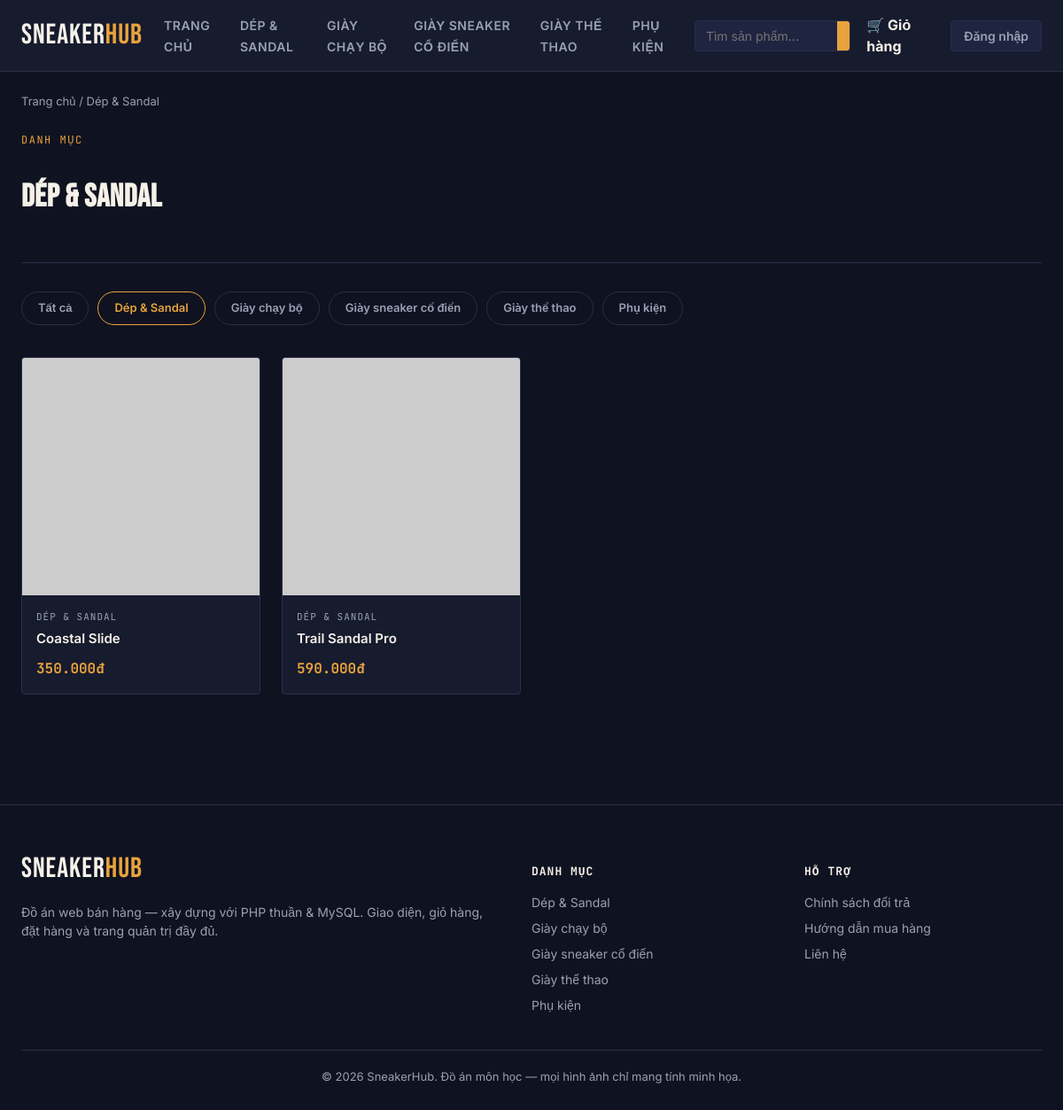
/category.php?slug=dep-sandal, run on the app's committed database.
### tables this page shows
CREATE TABLE categories (
    id INT AUTO_INCREMENT PRIMARY KEY,
    name VARCHAR(100) NOT NULL,
    slug VARCHAR(100) NOT NULL UNIQUE
);

CREATE TABLE products (
    id INT AUTO_INCREMENT PRIMARY KEY,
    category_id INT NOT NULL,
    name VARCHAR(200) NOT NULL,
    slug VARCHAR(200) NOT NULL UNIQUE,
    description TEXT,
    price DECIMAL(12,0) NOT NULL,
    sale_price DECIMAL(12,0) DEFAULT NULL,
    image VARCHAR(255) DEFAULT NULL,
    stock INT NOT NULL DEFAULT 0,
    created_at DATETIME DEFAULT CURRENT_TIMESTAMP,
    FOREIGN KEY (category_id) REFERENCES categories(id) ON DELETE CASCADE
);

### includes/functions.php (called while the page is built, shortened)
<?php
function formatPrice($price) {
    return number_format($price, 0, ',', '.') . 'đ';
}
function isLoggedIn() {
    return isset($_SESSION['user_id']);
}
function e($str) {
    return htmlspecialchars($str ?? '', ENT_QUOTES, 'UTF-8');
}

### category.php (the view, shortened to what this page needs)
<?php
require 'config/db.php';
require 'includes/functions.php';
$base_url = '';
$slug = $_GET['slug'] ?? '';
$stmt = $pdo->prepare("SELECT * FROM categories WHERE slug = ?");
$stmt->execute([$slug]);
$category = $stmt->fetch();
$stmt = $pdo->prepare("SELECT p.*, c.name AS cat_name FROM products p
                        JOIN categories c ON c.id = p.category_id
                        WHERE p.category_id = ? ORDER BY p.created_at DESC");
$stmt->execute([$category['id']]);
$products = $stmt->fetchAll();
$categories = $pdo->query("SELECT * FROM categories ORDER BY name")->fetchAll();
require 'includes/header.php';
?>
<div class="container">
    <div class="breadcrumb"><a href="index.php">Trang chủ</a> / <?php echo e($category['name']); ?></div>
    <section class="section" style="padding-top:0;">
        <div class="section-head">
            <div>
                <span class="eyebrow">Danh mục</span>
                <h2><?php echo e($category['name']); ?></h2>
            </div>
        </div>
        <div class="cat-chips">
            <a href="index.php" class="cat-chip">Tất cả</a>
            <?php foreach ($categories as $c): ?>
                <a href="category.php?slug=<?php echo e($c['slug']); ?>" class="cat-chip <?php echo $c['id']==$category['id']?'active':''; ?>"><?php echo e($c['name']); ?></a>
            <?php endforeach; ?>
        </div>
        <div class="product-grid">
            <?php foreach ($products as $p): ?>
                <?php include 'includes/product-card.php'; ?>
            <?php endforeach; ?>
        </div>
    </section>
</div>
<?php require 'includes/footer.php'; ?>

### includes/header.php (shortened to what this page needs)
<?php
$base_url = $base_url ?? '';
?>
<!DOCTYPE html>
<html lang="vi">
<head>
<link rel="stylesheet" href="<?php echo $base_url; ?>assets/css/style.css">
</head>
<body>
<header class="site-header">
    <div class="header-inner">
        <a href="<?php echo $base_url; ?>index.php" class="logo">Sneaker<span>Hub</span></a>
        <nav class="main-nav">
            <ul>
                <li><a href="<?php echo $base_url; ?>index.php">Trang chủ</a></li>
                <?php
                $navCats = $pdo->query("SELECT * FROM categories ORDER BY name")->fetchAll();
                foreach ($navCats as $c):
                ?>
                <li><a href="<?php echo $base_url; ?>category.php?slug=<?php echo e($c['slug']); ?>"><?php echo e($c['name']); ?></a></li>
                <?php endforeach; ?>
            </ul>
        </nav>
        <div class="header-actions">
            <form class="search-form" action="<?php echo $base_url; ?>search.php" method="get">
                <input type="text" name="q" placeholder="Tìm sản phẩm..." value="<?php echo e($_GET['q'] ?? ''); ?>">
                <button type="submit">Tìm</button>
            </form>
            <a href="<?php echo $base_url; ?>cart.php" class="cart-link">
                🛒 Giỏ hàng
            </a>
            <div class="user-menu">
                <?php if (isLoggedIn()): ?>
                    <span>Chào, <?php echo e($_SESSION['full_name']); ?></span>
                    <?php if (isAdmin()): ?><a href="<?php echo $base_url; ?>admin/index.php">Quản trị</a><?php endif; ?>
                    <a href="<?php echo $base_url; ?>logout.php" class="btn-mini">Đăng xuất</a>
                <?php else: ?>
                    <a href="<?php echo $base_url; ?>login.php" class="btn-mini">Đăng nhập</a>
                <?php endif; ?>
            </div>
        </div>
    </div>
</header>

### includes/product-card.php (shortened to what this page needs)
<?php
$base_url = $base_url ?? '';
?>
<a href="<?php echo $base_url; ?>product.php?slug=<?php echo e($p['slug']); ?>" class="product-card">
    <div class="product-thumb">
        <img src="<?php echo e($p['image']); ?>" alt="<?php echo e($p['name']); ?>" loading="lazy">
    </div>
    <div class="product-info">
        <div class="product-cat"><?php echo e($p['cat_name'] ?? ''); ?></div>
        <div class="product-name"><?php echo e($p['name']); ?></div>
        <div class="product-price">
            <?php if (!empty($p['sale_price'])): ?>
                <span class="price-now"><?php echo formatPrice($p['sale_price']); ?></span>
                <span class="price-old"><?php echo formatPrice($p['price']); ?></span>
            <?php else: ?>
                <span class="price-now"><?php echo formatPrice($p['price']); ?></span>
            <?php endif; ?>
        </div>
    </div>
</a>

### includes/footer.php (shortened to what this page needs)
<footer class="site-footer">
    <div class="container">
        <div class="footer-grid">
            <div>
                <div class="logo" style="margin-bottom:12px;">Sneaker<span>Hub</span></div>
                <p>Đồ án web bán hàng — xây dựng với PHP thuần &amp; MySQL. Giao diện, giỏ hàng, đặt hàng và trang quản trị đầy đủ.</p>
            </div>
            <div>
                <h4>Danh mục</h4>
                <ul>
                    <?php $footCats = $pdo->query("SELECT * FROM categories ORDER BY name LIMIT 5")->fetchAll(); ?>
                    <?php foreach ($footCats as $c): ?>
                    <li><a href="<?php echo $base_url ?? ''; ?>category.php?slug=<?php echo e($c['slug']); ?>"><?php echo e($c['name']); ?></a></li>
                    <?php endforeach; ?>
                </ul>
            </div>
            <div>
                <h4>Hỗ trợ</h4>
                <ul>
                    <li><a href="#">Chính sách đổi trả</a></li>
                    <li><a href="#">Hướng dẫn mua hàng</a></li>
                    <li><a href="#">Liên hệ</a></li>
                </ul>
            </div>
        </div>
        <div class="footer-bottom">&copy; <?php echo date('Y'); ?> SneakerHub. Đồ án môn học — mọi hình ảnh chỉ mang tính minh họa.</div>
    </div>
</footer>
</body>
</html>

### assets/css/style.css (style rules this page uses)
:root { --bg: #0F1220; --surface: #171B2E; --surface-2: #1F2440; --border: #2A2F4A; --accent: #E8A33D; --accent-2: #FF6B4A; --text: #F5F1E8; --text-muted: #9AA0B4; --success: #4CAF7D; --radius: 4px; --font-display: 'Bebas Neue', sans-serif; --font-body: 'Inter', sans-serif; --font-mono: 'JetBrains Mono', monospace; }
* { box-sizing: border-box; }
html { scroll-behavior: smooth; }
body { margin: 0; background: var(--bg); color: var(--text); font-family: var(--font-body); line-height: 1.5; }
a { color: inherit; text-decoration: none; }
img { max-width: 100%; display: block; }
ul { list-style: none; margin: 0; padding: 0; }
.container { max-width: 1200px; margin: 0 auto; padding: 0 24px; }
.site-header { background: var(--surface); border-bottom: 1px solid var(--border); position: sticky; top: 0; z-index: 50; }
.header-inner { display: flex; align-items: center; justify-content: space-between; padding: 16px 24px; gap: 24px; }
.logo { font-family: var(--font-display); font-size: 32px; letter-spacing: 1px; color: var(--text); white-space: nowrap; }
.logo span { color: var(--accent); }
.main-nav ul { display: flex; gap: 28px; }
.main-nav a { font-weight: 600; font-size: 14px; text-transform: uppercase; letter-spacing: 0.5px; color: var(--text-muted); transition: color .15s; }
.header-actions { display: flex; align-items: center; gap: 18px; }
.search-form { display: flex; background: var(--surface-2); border: 1px solid var(--border); border-radius: var(--radius); overflow: hidden; }
.search-form input { background: transparent; border: none; padding: 8px 12px; color: var(--text); font-family: var(--font-body); font-size: 14px; width: 160px; }
.search-form button { background: var(--accent); border: none; padding: 0 14px; cursor: pointer; color: var(--bg); font-weight: 700; }
.cart-link { position: relative; font-weight: 700; display: flex; align-items: center; gap: 6px; }
.user-menu { font-size: 14px; color: var(--text-muted); display: flex; gap: 14px; align-items: center; white-space: nowrap; }
.btn-mini { background: var(--surface-2); border: 1px solid var(--border); padding: 6px 14px; border-radius: var(--radius); font-weight: 600; }
.section { padding: 64px 0; }
.section-head { display: flex; justify-content: space-between; align-items: flex-end; margin-bottom: 32px; border-bottom: 1px solid var(--border); padding-bottom: 16px; }
.section-head h2 { font-family: var(--font-display); font-size: 36px; letter-spacing: 0.5px; }
.section-head .eyebrow { font-family: var(--font-mono); font-size: 12px; color: var(--accent); text-transform: uppercase; letter-spacing: 1.5px; display: block; margin-bottom: 4px; }
.cat-chips { display: flex; flex-wrap: wrap; gap: 10px; margin-bottom: 36px; }
.cat-chip { padding: 8px 18px; border: 1px solid var(--border); border-radius: 20px; font-size: 13px; font-weight: 600; color: var(--text-muted); }
.cat-chip:hover, .cat-chip.active { border-color: var(--accent); color: var(--accent); }
.product-grid { display: grid; grid-template-columns: repeat(auto-fill, minmax(240px, 1fr)); gap: 24px; }
.product-card { background: var(--surface); border: 1px solid var(--border); border-radius: var(--radius); overflow: hidden; position: relative; transition: border-color .15s, transform .15s; }
.product-thumb { position: relative; aspect-ratio: 1/1; overflow: hidden; background: var(--surface-2); }
.product-thumb img { width: 100%; height: 100%; object-fit: cover; }
.product-info { padding: 16px; }
.product-cat { font-size: 11px; text-transform: uppercase; letter-spacing: 1px; color: var(--text-muted); font-family: var(--font-mono); }
.product-name { font-weight: 600; margin: 6px 0 10px; font-size: 15px; }
.product-price { display: flex; align-items: baseline; gap: 8px; }
.price-now { font-family: var(--font-mono); font-weight: 700; color: var(--accent); font-size: 16px; }
.breadcrumb { font-size: 13px; color: var(--text-muted); margin: 24px 0; }
.site-footer { border-top: 1px solid var(--border); margin-top: 60px; padding: 48px 0 28px; color: var(--text-muted); font-size: 14px; }
.footer-grid { display: grid; grid-template-columns: 2fr 1fr 1fr; gap: 40px; margin-bottom: 32px; }
.footer-grid h4 { color: var(--text); font-family: var(--font-mono); font-size: 13px; text-transform: uppercase; letter-spacing: 1px; margin-bottom: 14px; }
.footer-grid li { margin-bottom: 8px; }
.footer-bottom { border-top: 1px solid var(--border); padding-top: 20px; text-align: center; font-size: 13px; }

### data on the page
categories: name "DÉP & SANDAL", name "Dép & Sandal"
categories: name "GIÀY CHẠY BỘ", name "Giày chạy bộ"
categories: name "GIÀY SNEAKER CỔ ĐIỂN", name "Giày sneaker cổ điển"
categories: name "GIÀY THỂ THAO", name "Giày thể thao"
categories: name "PHỤ KIỆN", name "Phụ kiện"
products: category.name "DÉP & SANDAL", name "Coastal Slide", price "350.000đ"
products: category.name "DÉP & SANDAL", name "Trail Sandal Pro", price "590.000đ"
